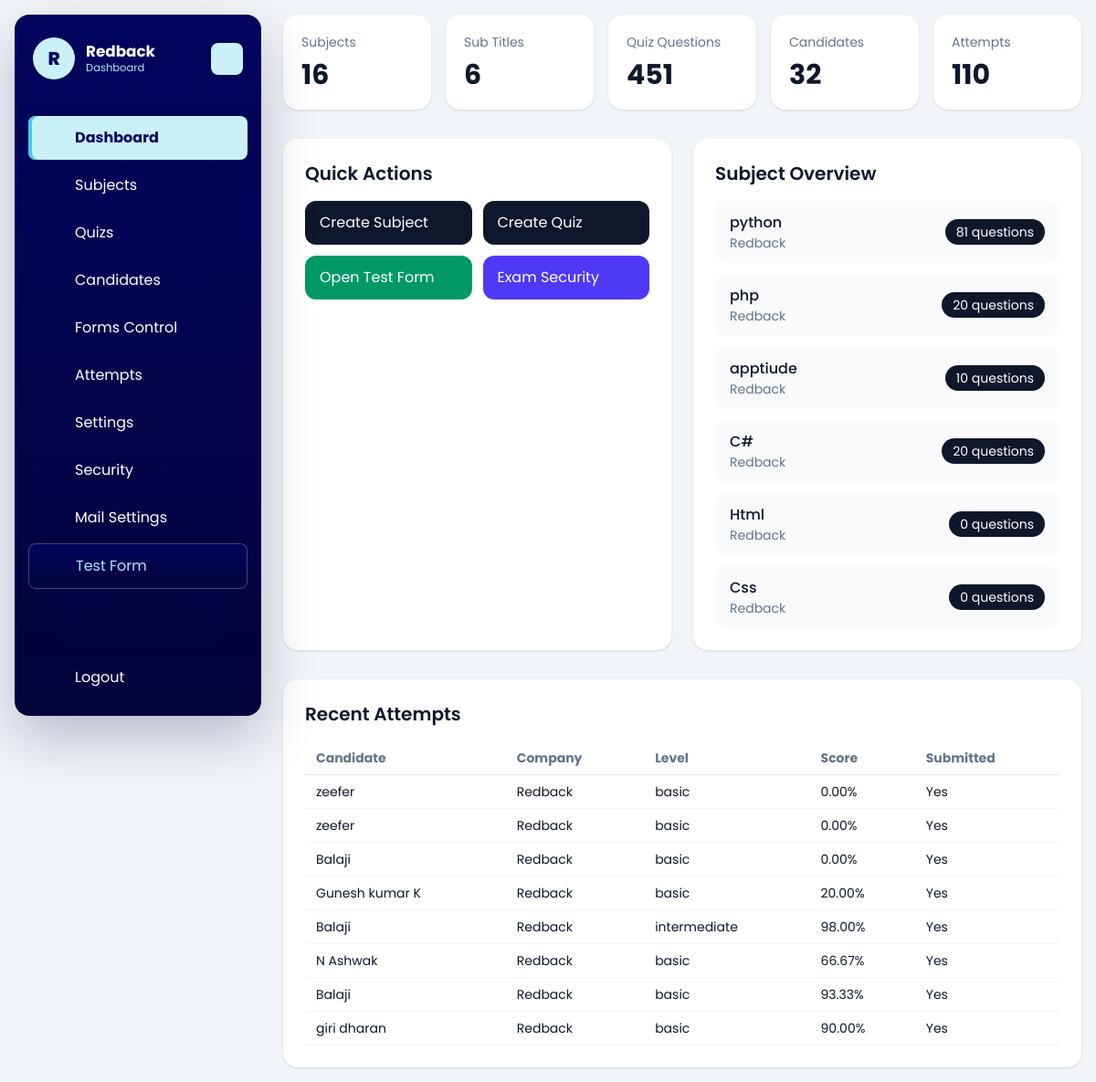
The app's page /dashboard/ (signed in), older data.
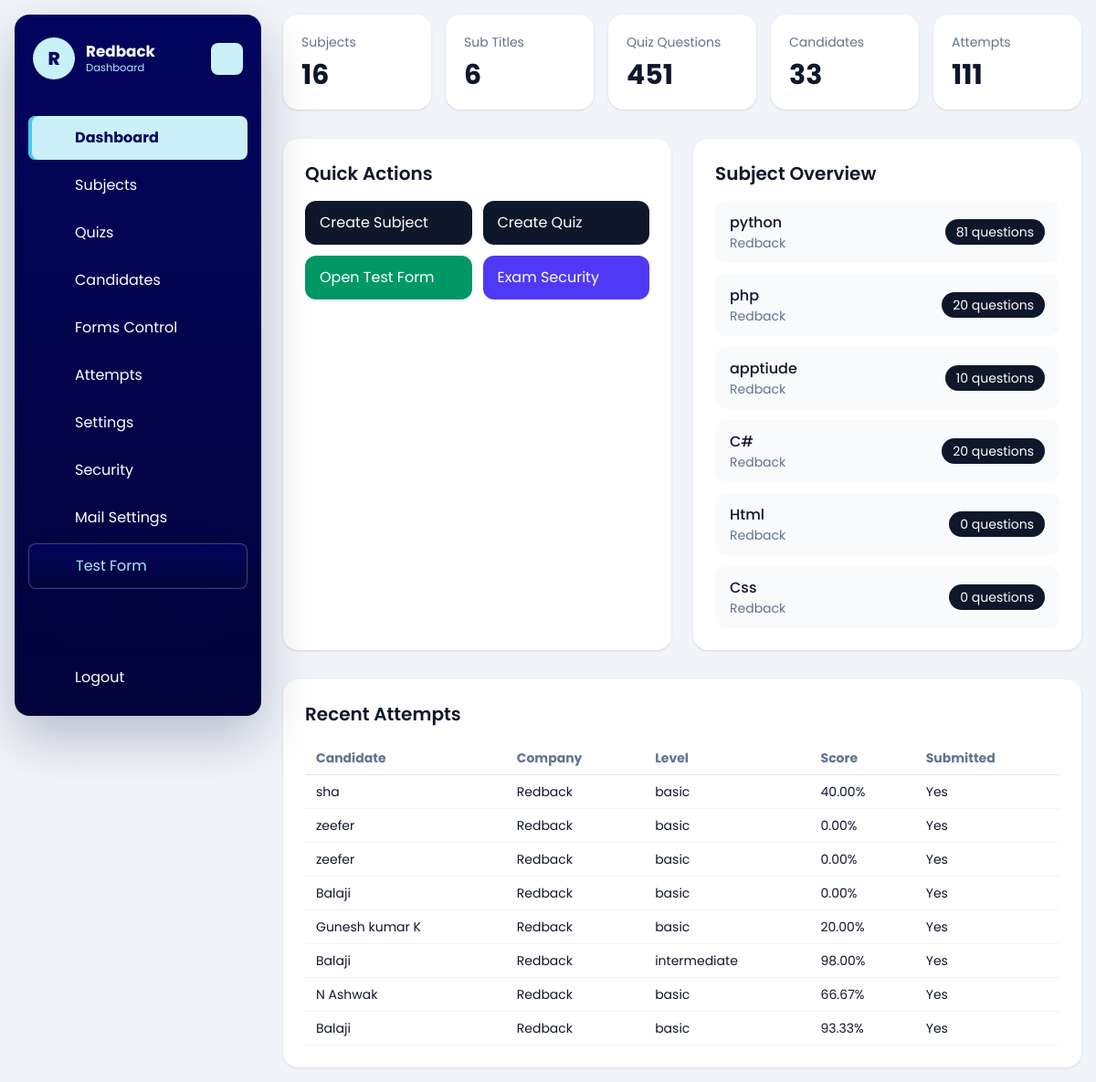
The same page, newer data.
### dashboard/models.py (models this page shows, shortened)
class Company(models.Model):
    name = models.CharField(max_length=150)
    image = models.ImageField(upload_to='company/', blank=True, null=True)
    email = models.EmailField(unique=True)
    password = models.CharField(max_length=128)
    is_active = models.BooleanField(default=True)
    test_instructions = models.TextField(
        default=DEFAULT_TEST_INSTRUCTIONS,
        blank=True,
        help_text='Instructions shown to candidates in the online test instructions drawer.',
    )
    allow_full_screen_lock = models.BooleanField(default=False)
    allow_pause_lock = models.BooleanField(default=False)
    allow_tab_switch_guard = models.BooleanField(default=False)
    allow_copy_paste_block = models.BooleanField(default=False)
    allow_right_click_disable = models.BooleanField(default=False)
    full_screen_lock = models.BooleanField(default=False)
    pause_lock = models.BooleanField(default=False)
    tab_switch_guard_enabled = models.BooleanField(default=False)
    copy_paste_block_enabled = models.BooleanField(default=False)
    right_click_disable_enabled = models.BooleanField(default=False)
    max_violation_warnings = models.PositiveIntegerField(default=3)
    exam_control_password = models.CharField(max_length=128, blank=True)
    pass_persantage = models.DecimalField(max_digits=5, decimal_places=2, default=50.00)
    mail_sender_enabled = models.BooleanField(default=False)
    smtp_host = models.CharField(max_length=255, blank=True)
    smtp_port = models.PositiveIntegerField(default=587)
    smtp_username = models.CharField(max_length=255, blank=True)
    smtp_app_key = models.CharField(max_length=255, blank=True)
    smtp_use_tls = models.BooleanField(default=True)
    smtp_from_email = models.EmailField(blank=True)
    created_at = models.DateTimeField(auto_now_add=True)
    updated_at = models.DateTimeField(auto_now=True)
    class Meta:
        ordering = ['name']
        verbose_name_plural = 'Companies'

class TestSubject(models.Model):
    company = models.ForeignKey(Company, on_delete=models.CASCADE, related_name='subjects')
    subject = models.CharField(max_length=150)
    subject_svg = models.TextField(blank=True, null=True)
    created_at = models.DateTimeField(auto_now_add=True)
    class Meta:
        ordering = ['subject']
        unique_together = ('company', 'subject')

### quiz/models.py (models this page shows, shortened)
class CandidateTestAttempt(models.Model):
    SESSION_SINGLE = 'single'
    SESSION_MULTI = 'multi'
    TEST_CATEGORY_INTERVIEW = 'interview_qizze'
    TEST_CATEGORY_ACADEMY = 'academy_mock'
    TEST_CATEGORY_INTERNSHIP = 'internship_mock'
    TEST_CATEGORY_GENERAL = 'general_mock'
    SESSION_CHOICES = [
        (SESSION_SINGLE, 'Single'),
        (SESSION_MULTI, 'Multi'),
    ]
    TEST_CATEGORY_CHOICES = [
        (TEST_CATEGORY_INTERVIEW, 'Interview Qizze'),
        (TEST_CATEGORY_ACADEMY, 'Academy Mock'),
        (TEST_CATEGORY_INTERNSHIP, 'Internship Mock'),
        (TEST_CATEGORY_GENERAL, 'General Mock'),
    ]
    candidate = models.ForeignKey(Candidate, on_delete=models.CASCADE, related_name='attempts')
    company = models.ForeignKey(Company, on_delete=models.CASCADE, related_name='attempts')
    public_slug = models.CharField(max_length=190, unique=True, blank=True, db_index=True)
    session_type = models.CharField(max_length=10, choices=SESSION_CHOICES)
    test_category = models.CharField(
        max_length=30,
        choices=TEST_CATEGORY_CHOICES,
        default=TEST_CATEGORY_GENERAL,
    )
    level = models.CharField(max_length=20)
    question_count = models.PositiveIntegerField()
    duration_minutes = models.PositiveIntegerField()
    selected_subjects = models.JSONField(default=list, blank=True)
    selected_sub_titles = models.JSONField(default=list, blank=True)
    candidate_details_json = models.JSONField(default=dict, blank=True)
    answers_json = models.JSONField(default=list, blank=True)
    correct_count = models.PositiveIntegerField(default=0)
    wrong_count = models.PositiveIntegerField(default=0)
    percentage = models.DecimalField(max_digits=5, decimal_places=2, default=0)
    started_at = models.DateTimeField(blank=True, null=True)
    submitted_at = models.DateTimeField(blank=True, null=True)
    is_submitted = models.BooleanField(default=False)
    is_paused = models.BooleanField(default=False)
    paused_at = models.DateTimeField(blank=True, null=True)
    total_paused_seconds = models.PositiveIntegerField(default=0)
    full_screen_lock_enabled = models.BooleanField(default=False)
    pause_lock_enabled = models.BooleanField(default=False)
    tab_switch_guard_enabled = models.BooleanField(default=False)
    copy_paste_block_enabled = models.BooleanField(default=False)
    right_click_disable_enabled = models.BooleanField(default=False)
    max_violation_warnings = models.PositiveIntegerField(default=3)
    tab_switch_count = models.PositiveIntegerField(default=0)
    warning_count = models.PositiveIntegerField(default=0)
    last_violation_at = models.DateTimeField(blank=True, null=True)
    violation_log_json = models.JSONField(default=list, blank=True)
    test_link_email_sent_at = models.DateTimeField(blank=True, null=True)
    created_at = models.DateTimeField(auto_now_add=True)
    class Meta:
        ordering = ['-created_at']

class Candidate(models.Model):
    name = models.CharField(max_length=150)
    email = models.EmailField()
    designation_tech = models.CharField(max_length=150)
    created_at = models.DateTimeField(auto_now_add=True)
    class Meta:
        ordering = ['name']

### dashboard/views.py (the view)
# urls.py: path('', views.dashboard_home, name='home'),
@company_login_required
def dashboard_home(request):
    company = request.company
    context = {
        'subject_count': TestSubject.objects.filter(company=company).count(),
        'subtitle_count': SubTitle.objects.filter(test_subject__company=company).count(),
        'quiz_count': Quiz.objects.filter(test_subject__company=company).count(),
        'candidate_count': Candidate.objects.filter(attempts__company=company).distinct().count(),
        'attempt_count': CandidateTestAttempt.objects.filter(company=company).count(),
        'subjects': TestSubject.objects.filter(company=company).select_related('company').annotate(
            quiz_total=Count('quizzes')
        )[:6],
        'recent_attempts': CandidateTestAttempt.objects.filter(company=company).select_related(
            'candidate', 'company'
        )[:8],
        'company': company,
    }
    return render(request, 'dashboard/home.html', context)

### templates/dashboard/home.html (shortened to what this page needs)
{% extends "base.html" %}
{% block content %}
{% include 'dashboard/header.html' %}
<div id="dashboard-page-content">
<section class="grid gap-4 md:grid-cols-5">
    <div class="rounded-2xl bg-white p-5 shadow-sm">
        <p class="text-sm text-slate-500">Subjects</p>
        <p class="mt-2 text-3xl font-bold">{{ subject_count }}</p>
    </div>
    <div class="rounded-2xl bg-white p-5 shadow-sm">
        <p class="text-sm text-slate-500">Sub Titles</p>
        <p class="mt-2 text-3xl font-bold">{{ subtitle_count }}</p>
    </div>
    <div class="rounded-2xl bg-white p-5 shadow-sm">
        <p class="text-sm text-slate-500">Quiz Questions</p>
        <p class="mt-2 text-3xl font-bold">{{ quiz_count }}</p>
    </div>
    <div class="rounded-2xl bg-white p-5 shadow-sm">
        <p class="text-sm text-slate-500">Candidates</p>
        <p class="mt-2 text-3xl font-bold">{{ candidate_count }}</p>
    </div>
    <div class="rounded-2xl bg-white p-5 shadow-sm">
        <p class="text-sm text-slate-500">Attempts</p>
        <p class="mt-2 text-3xl font-bold">{{ attempt_count }}</p>
    </div>
</section>
<section class="mt-8 grid gap-6 lg:grid-cols-2">
    <div class="rounded-2xl bg-white p-6 shadow-sm">
        <div class="mb-4 flex items-center justify-between">
            <h2 class="text-xl font-semibold">Quick Actions</h2>
        </div>
        <div class="grid gap-3 sm:grid-cols-2">
            <a href="{% url 'dashboard:subject_create' %}" class="rounded-xl bg-slate-900 px-4 py-3 text-white">Create Subject</a>
            <a href="{% url 'dashboard:quiz_create' %}" class="rounded-xl bg-slate-900 px-4 py-3 text-white">Create Quiz</a>
            <a href="{% url 'quiz:start' %}" class="rounded-xl bg-emerald-600 px-4 py-3 text-white">Open Test Form</a>
            <a href="{% url 'dashboard:company_settings' %}" class="rounded-xl bg-indigo-600 px-4 py-3 text-white">Exam Security</a>
        </div>
    </div>
    <div class="rounded-2xl bg-white p-6 shadow-sm">
        <h2 class="text-xl font-semibold">Subject Overview</h2>
        <div class="mt-4 space-y-3">
            {% for subject in subjects %}
                <div class="flex items-center justify-between rounded-xl bg-slate-50 px-4 py-3">
                    <div>
                        <p class="font-medium">{{ subject.subject }}</p>
                        <p class="text-sm text-slate-500">{{ subject.company.name }}</p>
                    </div>
                    <span class="rounded-full bg-slate-900 px-3 py-1 text-sm text-white">{{ subject.quiz_total }} questions</span>
                </div>
            {% empty %}
                <p class="text-slate-500">No subjects created yet.</p>
            {% endfor %}
        </div>
    </div>
</section>
<section class="mt-8 rounded-2xl bg-white p-6 shadow-sm">
    <h2 class="text-xl font-semibold">Recent Attempts</h2>
    <div class="mt-4 overflow-x-auto">
        <table class="min-w-full text-left text-sm">
            <thead class="border-b border-slate-200 text-slate-500">
                <tr>
                    <th class="px-3 py-2">Candidate</th>
                    <th class="px-3 py-2">Company</th>
                    <th class="px-3 py-2">Level</th>
                    <th class="px-3 py-2">Score</th>
                    <th class="px-3 py-2">Submitted</th>
                </tr>
            </thead>
            <tbody>
                {% for attempt in recent_attempts %}
                    <tr class="border-b border-slate-100">
                        <td class="px-3 py-2">{{ attempt.candidate.name }}</td>
                        <td class="px-3 py-2">{{ attempt.company.name }}</td>
                        <td class="px-3 py-2">{{ attempt.level }}</td>
                        <td class="px-3 py-2">{{ attempt.percentage }}%</td>
                        <td class="px-3 py-2">{{ attempt.is_submitted|yesno:"Yes,No" }}</td>
                    </tr>
                {% empty %}
                    <tr>
                        <td colspan="5" class="px-3 py-6 text-center text-slate-500">No test attempts yet.</td>
                    </tr>
                {% endfor %}
            </tbody>
        </table>
    </div>
</section>
</div>
{% endblock %}

### templates/base.html (shortened to what this page needs)
{% load static %}
<!DOCTYPE html>
<html lang="en">
<head>
    <link rel="stylesheet" href="{% static 'css/tailwind-build.css' %}">
</head>
<body class="min-h-screen bg-slate-100 text-slate-900" style="font-family: 'Poppins', sans-serif;">
    <div class="min-h-screen">
        <main class="mx-auto max-w-7xl px-4 py-8">
            {% block content %}{% endblock %}
        </main>
    </div>
</body>
</html>

### templates/dashboard/header.html (shortened to what this page needs)
<aside class="dashboard-sidebar" data-dashboard-sidebar>
    <header class="dashboard-sidebar-header">
        <a href="/" class="dashboard-brand">
            <span class="dashboard-brand-mark">{{ request.company.name|default:"Company"|slice:":1"|upper }}</span>
            <span class="dashboard-brand-text">
                <strong>{{ request.company.name|default:"Company" }}</strong>
                <span>Dashboard</span>
            </span>
        </a>
        <button class="dashboard-toggler dashboard-sidebar-toggler" type="button" aria-label="Toggle sidebar">
        </button>
    </header>
    <nav class="dashboard-sidebar-nav"
        aria-label="Dashboard navigation"
        hx-boost="true"
        hx-target="#dashboard-page-content"
        hx-select="#dashboard-page-content"
        hx-push-url="true">
        <ul class="dashboard-nav-list dashboard-primary-nav">
            {% if request.session.company_id %}
                <li class="dashboard-nav-item">
                    <a href="/dashboard/" class="dashboard-nav-link" data-dashboard-nav-link data-nav-exact>
                        <span class="dashboard-nav-label">Dashboard</span>
                    </a>
                </li>
                <li class="dashboard-nav-item">
                    <a href="/dashboard/subjects/" class="dashboard-nav-link" data-dashboard-nav-link>
                        <span class="dashboard-nav-label">Subjects</span>
                    </a>
                </li>
                <li class="dashboard-nav-item">
                    <a href="/dashboard/quizzes/" class="dashboard-nav-link" data-dashboard-nav-link>
                        <span class="dashboard-nav-label">Quizs</span>
                    </a>
                </li>
                <li class="dashboard-nav-item">
                    <a href="/dashboard/candidates/" class="dashboard-nav-link" data-dashboard-nav-link>
                        <span class="dashboard-nav-label">Candidates</span>
                    </a>
                </li>
                <li class="dashboard-nav-item">
                    <a href="/dashboard/forms-control/" class="dashboard-nav-link" data-dashboard-nav-link>
                        <span class="dashboard-nav-label">Forms Control</span>
                    </a>
                </li>
                <li class="dashboard-nav-item">
                    <a href="/dashboard/attempts/" class="dashboard-nav-link" data-dashboard-nav-link>
                        <span class="dashboard-nav-label">Attempts</span>
                    </a>
                </li>
                <li class="dashboard-nav-item">
                    <a href="/dashboard/settings/" class="dashboard-nav-link" data-dashboard-nav-link>
                        <span class="dashboard-nav-label">Settings</span>
                    </a>
                </li>
                <li class="dashboard-nav-item">
                    <a href="/dashboard/settings/security/" class="dashboard-nav-link" data-dashboard-nav-link>
                        <span class="dashboard-nav-label">Security</span>
                    </a>
                </li>
                <li class="dashboard-nav-item">
                    <a href="/dashboard/settings/mail/" class="dashboard-nav-link" data-dashboard-nav-link>
                        <span class="dashboard-nav-label">Mail Settings</span>
                    </a>
                </li>
                <li class="dashboard-nav-item">
                    <a href="/quiz/start/" class="dashboard-nav-link is-accent" data-dashboard-nav-link hx-boost="false">
                        <span class="dashboard-nav-label">Test Form</span>
                    </a>
                </li>
            {% endif %}
        </ul>
        {% if request.session.company_id %}
            <ul class="dashboard-nav-list dashboard-secondary-nav">
                <li class="dashboard-nav-item">
                    <a href="/dashboard/logout/" class="dashboard-nav-link is-danger">
                        <span class="dashboard-nav-label">Logout</span>
                    </a>
                </li>
            </ul>
        {% endif %}
    </nav>
</aside>

Row changes from the older to the newer data that the page shows:
no longer on this page (row unchanged): CandidateTestAttempt: candidate.name "giri dharan", company.name "Redback", level "basic", percentage "90.00", is_submitted "Yes"
added CandidateTestAttempt: candidate.name "sha", company.name "Redback", level "basic", percentage "40.00", is_submitted "Yes"
Text that changed along with them:
{{ candidate_count }}: "32" → "33"
{{ attempt_count }}: "110" → "111"
